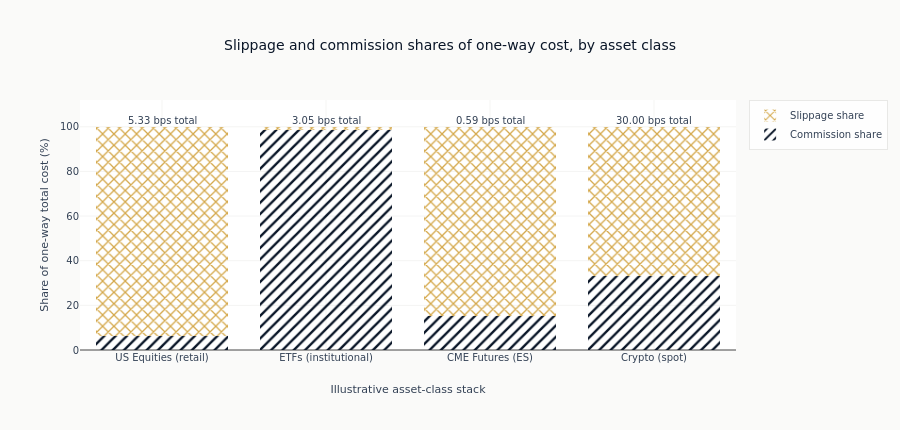

Notebook code for this chart:
### Markdown cell above
### Label Native-Unit Totals

The bar heights compare composition. Direct labels retain each scenario's
one-way basis-point magnitude without letting the largest market compress the rest.

### Code cell
for row in rows:
    fig.add_annotation(
        x=row["asset_class"],
        y=103,
        text=f"{row['total_bps']:.2f} bps total",
        showarrow=False,
        font=dict(color=COLORS["neutral"], size=10),
    )
fig.update_layout(
    title="Slippage and commission shares of one-way cost, by asset class",
    xaxis_title="Illustrative asset-class stack",
    yaxis_title="Share of one-way total cost (%)",
    yaxis_range=[0, 112],
    barmode="stack",
    height=430,
)
show_plotly_with_alt(
    fig,
    "Four stacked bars, one per asset-class stack, each running the full height of the axis and "
    "split between a slippage share and a commission share, with the one-way total in basis "
    "points annotated above each bar. Slippage is the larger share in three of the four stacks "
    "and is nearly the whole bar in one of them; the institutional ETF stack is the exception, "
    "where commission takes the whole bar.",
)

### Figure 1 — Plotly figure (JSON) as saved in the notebook; plotly's stock layout.template omitted (floating-point values rounded to 4 significant figures)
{"data": [{"customdata": [[0.3333, 5.333], [3.0, 3.05], [0.09, 0.59], [10.0, 30.0]], "hovertemplate": "Commission: %{customdata[0]:.2f} bps<br>One-way total: %{customdata[1]:.2f} bps<extra></extra>", "marker": {"color": "#0a1628", "pattern": {"shape": "/"}}, "name": "Commission share", "type": "bar", "x": ["US Equities (retail)", "ETFs (institutional)", "CME Futures (ES)", "Crypto (spot)"], "y": [6.25, 98.36, 15.25, 33.33]}, {"customdata": [[5.0, 5.333], [0.05, 3.05], [0.5, 0.59], [20.0, 30.0]], "hovertemplate": "Slippage: %{customdata[0]:.2f} bps<br>One-way total: %{customdata[1]:.2f} bps<extra></extra>", "marker": {"color": "#D4A84B", "pattern": {"shape": "x"}}, "name": "Slippage share", "type": "bar", "x": ["US Equities (retail)", "ETFs (institutional)", "CME Futures (ES)", "Crypto (spot)"], "y": [93.75, 1.639, 84.75, 66.67]}], "layout": {"annotations": [{"font": {"color": "#334155", "size": 10}, "showarrow": false, "text": "5.33 bps total", "x": "US Equities (retail)", "y": 103}, {"font": {"color": "#334155", "size": 10}, "showarrow": false, "text": "3.05 bps total", "x": "ETFs (institutional)", "y": 103}, {"font": {"color": "#334155", "size": 10}, "showarrow": false, "text": "0.59 bps total", "x": "CME Futures (ES)", "y": 103}, {"font": {"color": "#334155", "size": 10}, "showarrow": false, "text": "30.00 bps total", "x": "Crypto (spot)", "y": 103}], "barmode": "stack", "height": 430, "title": {"text": "Slippage and commission shares of one-way cost, by asset class"}, "xaxis": {"title": {"text": "Illustrative asset-class stack"}}, "yaxis": {"range": [0, 112], "title": {"text": "Share of one-way total cost (%)"}}}}
